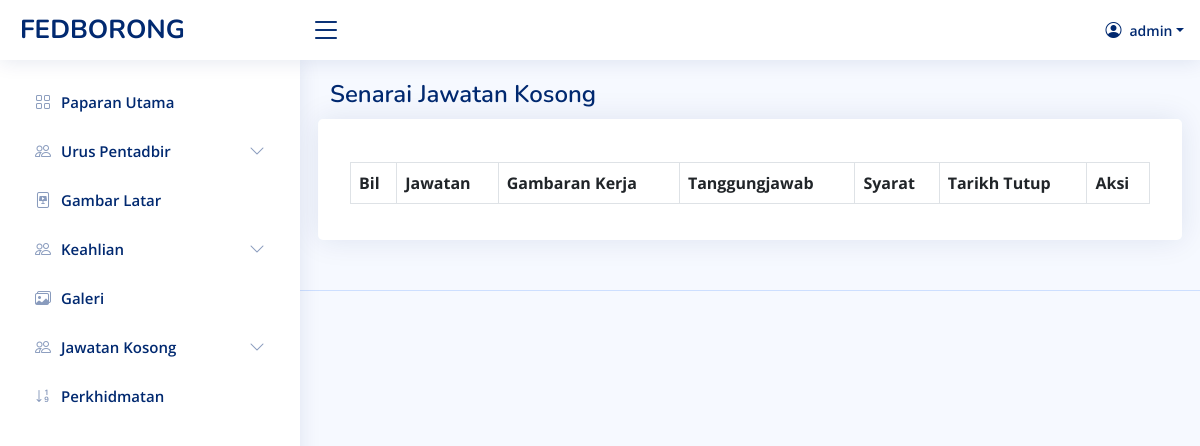
/admin-job.php (signed in), run on an earlier commit of the app's database.
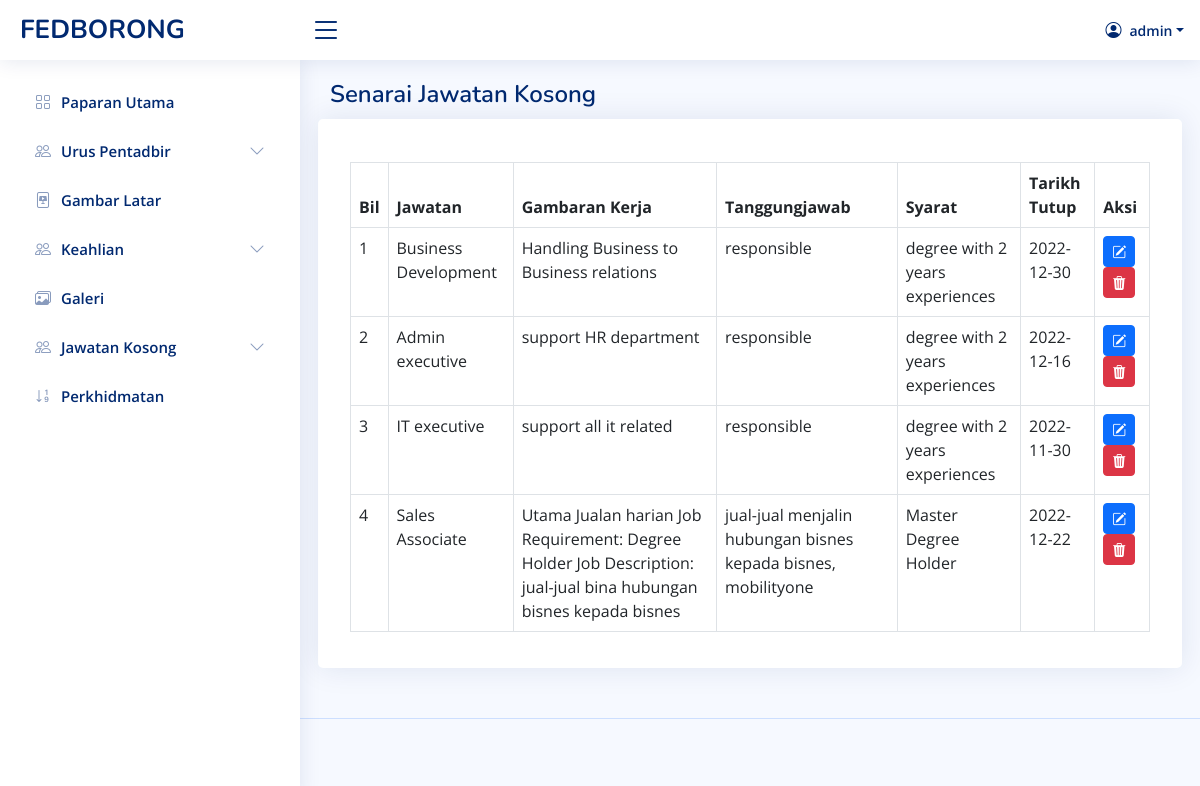
And on a later commit of the database.
### tables this page shows
CREATE TABLE `user` (
  `id` int(11) NOT NULL,
  `name` varchar(255) NOT NULL,
  `email` varchar(255) NOT NULL,
  `password` varchar(255) NOT NULL,
  `status` tinyint(4) NOT NULL
);

CREATE TABLE `jawatan` (
  `id` int(12) NOT NULL,
  `job` text NOT NULL,
  `overview` longtext NOT NULL,
  `responsibilities` mediumtext NOT NULL,
  `requirements` mediumtext NOT NULL,
  `date` date NOT NULL,
  `location` varchar(255) NOT NULL,
  `salary` varchar(30) NOT NULL,
  `category` tinyint(4) NOT NULL
);

### admin-job.php (the view, shortened to what this page needs)
<?php
    if(isset($_SESSION['username'])) {
?>
<?php
include 'admin/admin-header.php';
require('db_connect.php');
?>
<body>
<?php include 'admin-nav.php';?>
  <main id="main" class="main">
  <div class="pagetitle">
      <h1>Senarai Jawatan Kosong</h1>
    </div>
    <section class="section">
      <div class="row">
      <div class="card">
            <div class="card-body table-responsive">
              <h5 class="card-title"></h5>
              <table class="table table-bordered ">
                <thead>
                  <tr>
                    <th scope="col">Bil</th>
                    <th scope="col">Jawatan</th>
                    <th scope="col">Gambaran Kerja</th>
                    <th scope="col">Tanggungjawab</th>
                    <th scope="col">Syarat</th>
                    <th scope="col">Tarikh Tutup</th>
                    <th scope="col">Aksi</th>
                  </tr>
                </thead>
                <tbody>
                  <?php
                  $count=1;
                  $sel_query="Select * from jawatan ORDER BY id desc;";
                  $result = mysqli_query($conn,$sel_query);
                  while($row = mysqli_fetch_assoc($result)) { ?>
                  <tr>
                    <td><?php echo $count; ?></td>
                    <td><?php echo $row['job'] ?></td>
                    <td><?php echo $row['overview'] ?></td>
                    <td><?php echo $row['responsibilities'] ?></td>
                    <td><?php echo $row['requirements'] ?></td>
                    <td><?php echo $row['date'] ?></td>
                    <td><a href="admin-job-edit?id=<?php echo $row['id'] ?>" class="btn btn-primary btn-sm"data-bs-toggle="tooltip" data-bs-placement="top" title="Edit"><i class="bi bi-pencil-square"></i></a>
                    <button type="button" class="btn btn-danger btn-sm" data-bs-toggle="modal" data-bs-target="#verticalycentered-<?php echo $row['id'] ?>">
                     <i class="bi bi-trash3-fill"></i>
                    </button>
                    </td>
                  </tr>
                  <?php $count++; } ?>
                </tbody>
              </table>
            </div>
          </div>
      </div>
    </section>
  </main>
  <?php include 'admin/admin-footer.php' ?>
<?php
    } else {
        header("Location: ./admin-login?error=login_first");
        exit();
    }
 ?>

### admin/admin-header.php (shortened to what this page needs)
<!DOCTYPE html>
<html lang="en">
<head>
  <link rel="stylesheet" href="admin-assets/vendor/datatables-responsive/css/responsive.bootstrap4.min.css">
  <link rel="stylesheet" href="admin-assets/vendor/datatables-bs4/css/dataTables.bootstrap4.min.css">
  <link rel="stylesheet" href="admin-assets/vendor/datatables-responsive/css/responsive.bootstrap4.min.css">
  <link rel="stylesheet" href="admin-assets/vendor/datatables-buttons/css/buttons.bootstrap4.min.css">
  <link href="admin-assets/vendor/bootstrap/css/bootstrap.min.css" rel="stylesheet">
  <link href="admin-assets/vendor/bootstrap-icons/bootstrap-icons.css" rel="stylesheet">
  <link href="admin-assets/vendor/boxicons/css/boxicons.min.css" rel="stylesheet">
  <link href="admin-assets/vendor/quill/quill.snow.css" rel="stylesheet">
  <link href="admin-assets/vendor/quill/quill.bubble.css" rel="stylesheet">
  <link href="admin-assets/vendor/remixicon/remixicon.css" rel="stylesheet">
  <link href="admin-assets/vendor/simple-datatables/style.css" rel="stylesheet">
  <link href="admin-assets/css/style.css" rel="stylesheet">
  <link href="admin-assets/css/custom.css" rel="stylesheet">
</head>
<body>

### admin-nav.php (shortened to what this page needs)
<header id="header" class="header fixed-top d-flex align-items-center">
<?php
require('db_connect.php');
 $id = $_SESSION['username'];
   $user = "SELECT * FROM user WHERE name = '$id'";
   $admins = mysqli_fetch_assoc($conn->query($user) );
?>
<div class="d-flex align-items-center justify-content-between">
    <a href="admin-index" class="logo d-flex align-items-center">
      <span class="d-none d-lg-block">FEDBORONG</span>
    </a>
    <i class="bi bi-list toggle-sidebar-btn"></i>
  </div>
  <nav class="header-nav ms-auto">
    <ul class="d-flex align-items-center">
      <li class="nav-item dropdown pe-3">
        <a class="nav-link nav-profile d-flex align-items-center pe-0" href="#" data-bs-toggle="dropdown">
	  <i class="bi bi-person-circle"></i>
          <span class="d-none d-md-block dropdown-toggle ps-2"><?php echo $admins['name'];  ?></span>
        </a>
      </li>
    </ul>
  </nav>
</header>
<aside id="sidebar" class="sidebar">
  <ul class="sidebar-nav" id="sidebar-nav">
    <li class="nav-item">
      <a class="nav-link collapsed " href="admin-index">
        <i class="bi bi-grid"></i>
        <span>Paparan Utama</span>
      </a>
    </li>
    <?php if ($admins['status'] == 1) { ?>
    <li class="nav-item">
      <a class="nav-link collapsed" data-bs-target="#tables-nav" data-bs-toggle="collapse" href="#">
        <i class="bi bi-people"></i><span>Urus Pentadbir</span><i class="bi bi-chevron-down ms-auto"></i>
      </a>
    </li>
    <?php } else { ?>
    <?php }?>
    <li class="nav-item">
      <a class="nav-link collapsed" href="#admin-slides">
        <i class="bi bi-file-slides"></i>
        <span>Gambar Latar</span>
      </a>
    </li>
    <li class="nav-item">
      <a class="nav-link collapsed" data-bs-target="#tables-nav2" data-bs-toggle="collapse" href="#">
        <i class="bi bi-people"></i><span>Keahlian</span><i class="bi bi-chevron-down ms-auto"></i>
      </a>
    </li>
    <li class="nav-item">
      <a class="nav-link collapsed" href="admin-gallery">
      <i class="bi bi-images"></i>
        <span>Galeri</span>
      </a>
    </li>
    <li class="nav-item">
      <a class="nav-link collapsed" data-bs-target="#tables-nav3" data-bs-toggle="collapse" href="#">
        <i class="bi bi-people"></i><span>Jawatan Kosong</span><i class="bi bi-chevron-down ms-auto"></i>
      </a>
    </li>
    <li class="nav-item">
      <a class="nav-link collapsed" href="./admin-counter">
        <i class="bi bi-sort-numeric-down"></i>
        <span>Perkhidmatan</span>
      </a>
    </li>
  </ul>
</aside>

### admin/admin-footer.php (shortened to what this page needs)
<footer id="footer" class="footer">
    </footer>
  </body>
  </html>

### admin-assets/css/style.css (style rules this page uses)
:root { scroll-behavior: smooth; }
body { font-family: "Open Sans", sans-serif; background: #f6f9ff; color: #444444; }
a { color: #4154f1; text-decoration: none; }
h1, h2, h3, h4, h5, h6 { font-family: "Nunito", sans-serif; }
#main { margin-top: 60px; padding: 20px 30px; transition: all 0.3s; }
.pagetitle { margin-bottom: 10px; }
.pagetitle h1 { font-size: 24px; margin-bottom: 0; font-weight: 600; color: #012970; }
.card { margin-bottom: 30px; border: none; border-radius: 5px; box-shadow: 0px 0 30px rgba(1, 41, 112, 0.1); }
.card-title { padding: 20px 0 15px 0; font-size: 18px; font-weight: 500; color: #012970; font-family: "Poppins", sans-serif; }
.card-body { padding: 0 20px 20px 20px; }
.logo { line-height: 1; }
@media (min-width: 1200px) { .logo { width: 280px; } }
.logo span { font-size: 26px; font-weight: 700; color: #012970; font-family: "Nunito", sans-serif; }
.header { transition: all 0.5s; z-index: 997; height: 60px; box-shadow: 0px 2px 20px rgba(1, 41, 112, 0.1); background-color: #fff; padding-left: 20px; }
.header .toggle-sidebar-btn { font-size: 32px; padding-left: 10px; cursor: pointer; color: #012970; }
.header-nav ul { list-style: none; }
.header-nav>ul { margin: 0; padding: 0; }
.header-nav .nav-profile { color: #012970; }
.header-nav .nav-profile span { font-size: 14px; font-weight: 600; }
.sidebar { position: fixed; top: 60px; left: 0; bottom: 0; width: 300px; z-index: 996; transition: all 0.3s; padding: 20px; overflow-y: auto; scrollbar-width: thin; scrollbar-color: #aab7cf transparent; box-shadow: 0px 0px 20px rgba(1, 41, 112, 0.1); background-color: #fff; }
@media (min-width: 1200px) { #main, #footer { margin-left: 300px; } }
.sidebar-nav { padding: 0; margin: 0; list-style: none; }
.sidebar-nav li { padding: 0; margin: 0; list-style: none; }
.sidebar-nav .nav-item { margin-bottom: 5px; }
.sidebar-nav .nav-link { display: flex; align-items: center; font-size: 15px; font-weight: 600; color: #4154f1; transition: 0.3; background: #f6f9ff; padding: 10px 15px; border-radius: 4px; }
.sidebar-nav .nav-link i { font-size: 16px; margin-right: 10px; color: #4154f1; }
.sidebar-nav .nav-link.collapsed { color: #012970; background: #fff; }
.sidebar-nav .nav-link.collapsed i { color: #899bbd; }
.sidebar-nav .nav-link .bi-chevron-down { margin-right: 0; transition: transform 0.2s ease-in-out; }
.footer { padding: 20px 0; font-size: 14px; transition: all 0.3s; border-top: 1px solid #cddfff; }

What changed in the data, as far as the page shows it:
added jawatan: job "Business Development", overview "Handling Business to Business relations", responsibilities "responsible", requirements "degree with 2 years experiences", date "2022-12-30"
added jawatan: job "Admin executive", overview "support HR department", responsibilities "responsible", requirements "degree with 2 years experiences", date "2022-12-16"
added jawatan: job "IT executive", overview "support all it related", responsibilities "responsible", requirements "degree with 2 years experiences", date "2022-11-30"
added jawatan: job "Sales Associate", overview "Utama Jualan harian Job Requirement: Degree Holder Job Description: jual-jual bina hubungan bisnes kepada bisnes", responsibilities "jual-jual menjalin hubungan bisnes kepada bisnes, mobilityone", requirements "Master Degree Holder", date "2022-12-22"
